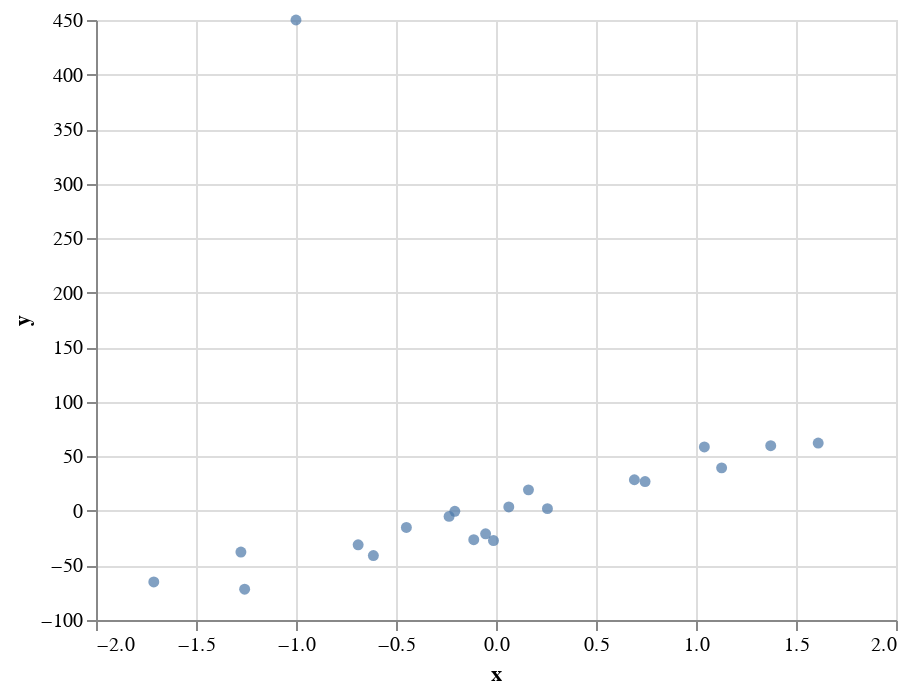

Write notebook code for a chart like this one.
### Code cell
c1

### Figure 1 — Vega-Lite specification as saved in the notebook (floating-point values rounded to 4 significant figures)
{"config": {"view": {"continuousWidth": 400, "continuousHeight": 300}}, "data": {"name": "data-b308e1799099309701ea953bd2e15f2b"}, "mark": "circle", "encoding": {"x": {"field": "x", "type": "quantitative"}, "y": {"field": "y", "type": "quantitative"}}, "$schema": "https://vega.github.io/schema/vega-lite/v4.17.0.json", "datasets": {"data-b308e1799099309701ea953bd2e15f2b": [{"x": -0.2059, "y": -0.3851}, {"x": -0.6132, "y": -40.88}, {"x": 1.128, "y": 39.46}, {"x": -1.257, "y": -71.77}, {"x": -0.1112, "y": -26.35}, {"x": -0.01263, "y": -27.17}, {"x": -0.6892, "y": -31.1}, {"x": 1.611, "y": 62.18}, {"x": 0.7454, "y": 26.87}, {"x": -1.275, "y": -37.7}, {"x": 0.2572, "y": 2.093}, {"x": 0.1623, "y": 19.29}, {"x": 1.042, "y": 58.66}, {"x": 0.064, "y": 3.625}, {"x": -1.711, "y": -65.16}, {"x": -0.2346, "y": -5.021}, {"x": -0.4481, "y": -15.14}, {"x": 0.6919, "y": 28.56}, {"x": -0.05196, "y": -20.97}, {"x": 1.374, "y": 59.73}, {"x": -1.0, "y": 450.0}]}}
